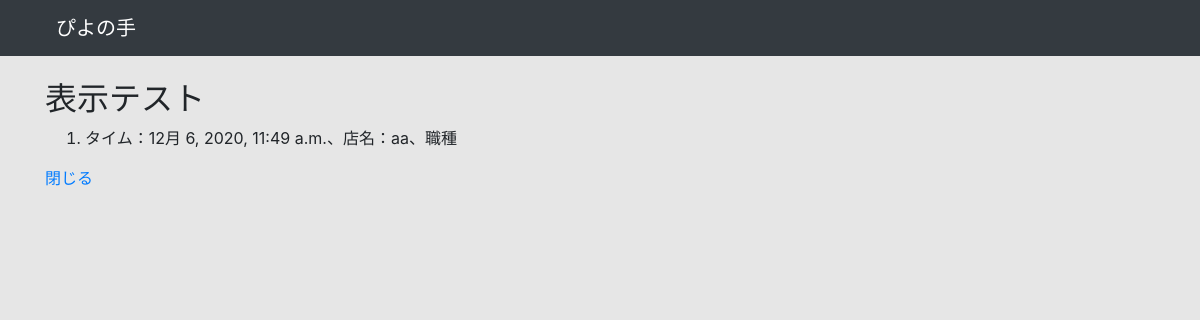
Before: /hyouziE/ with the older database file.
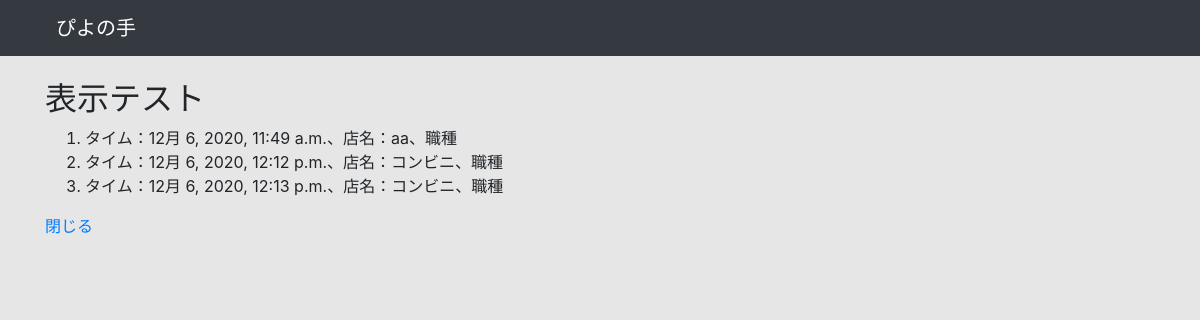
After: the same page with the newer database file.
### cms/models.py (models this page shows, shortened)
class Entry(models.Model):
    recruit_ID = models.PositiveIntegerField('募集ID', default=1)
    entry_ID = models.AutoField('応募ID',primary_key=True)
    shop_ID = models.CharField('店舗名', blank=True, max_length=40)
    post_time = models.DateTimeField('投稿時刻',auto_now=True)
    person_type = models.ManyToManyField(PType, blank=True)
    person_number = models.PositiveIntegerField('人数', blank=True, default=1)
    comment = models.CharField('コメント',max_length=1000)
    finish_flag = models.BooleanField('マッチング判定', default=0)

### cms/views3.py (the view)
# urls.py: path('hyouziE/', views3.ModelEList.as_view(), name='book'),
class ModelEList(ListView):
    template_name = 'cms/hyouziE.html' #
    model = Entry

### cms/templates/cms/hyouziE.html
{% extends "./base.html" %}
{% block main %}
<h2>表示テスト</h2>
<ol>
    {% for book in object_list %}
    <li>タイム：{{ book.post_time}}、店名：{{ book.shop_ID }}、職種{{ person_type }}</li>
    {% endfor %}
</ol>
<div>
    <a href="../">閉じる</a>
</div>
{% endblock%}

Changed rows visible on the page:
added Entry: post_time "12月 6, 2020, 12:12 p.m.", shop_ID "コンビニ"
added Entry: post_time "12月 6, 2020, 12:13 p.m.", shop_ID "コンビニ"
